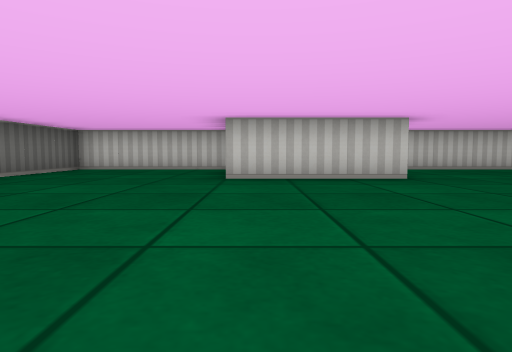
View 1 (above)

18 first-person views from a walk through a cub3D ray-caster map. The camera is about half as high as the walls, tilts 4° down and sees 75° across. The floor is counted in squares. Each view is taken from the middle of a square. On the plan, view 1 faces up. The plan holds only what a view shows up to about 9 squares ahead; the rest is blank.

View 2
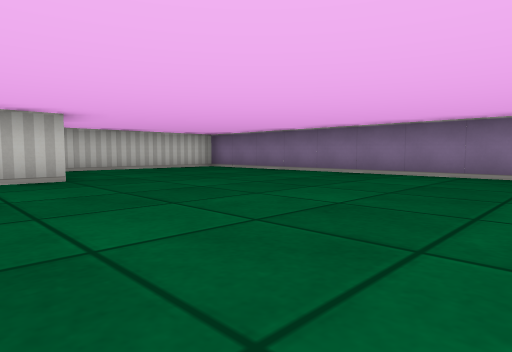

View 3
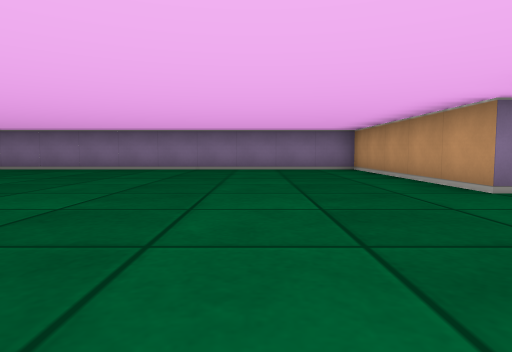

View 4
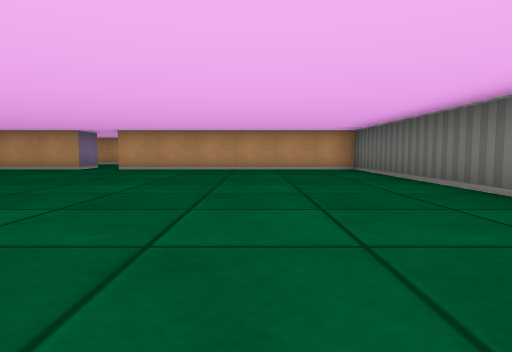

View 5
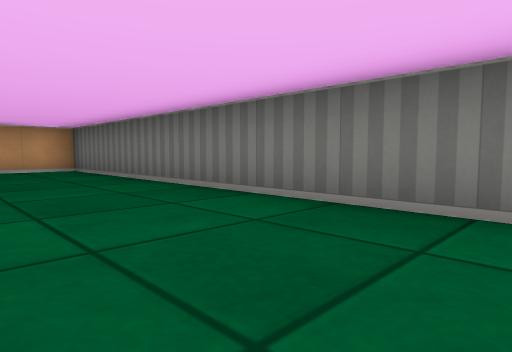

View 6
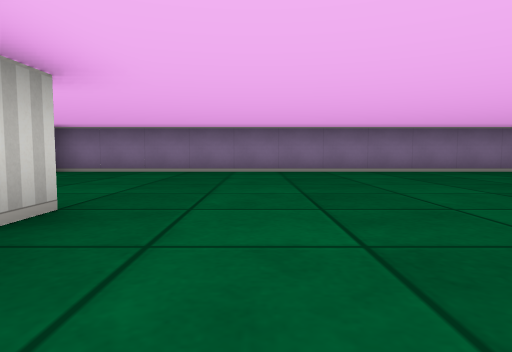

View 7
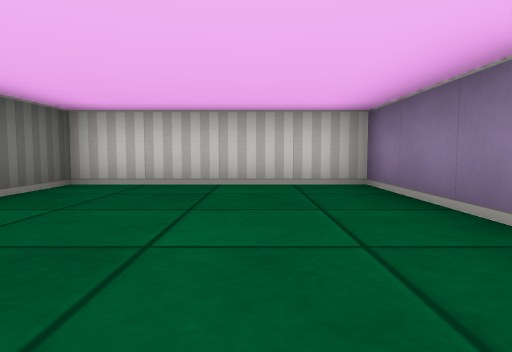

View 8
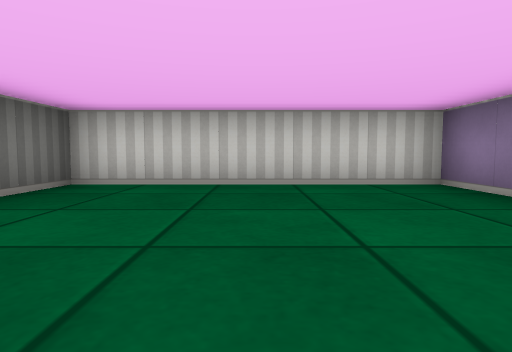

View 9
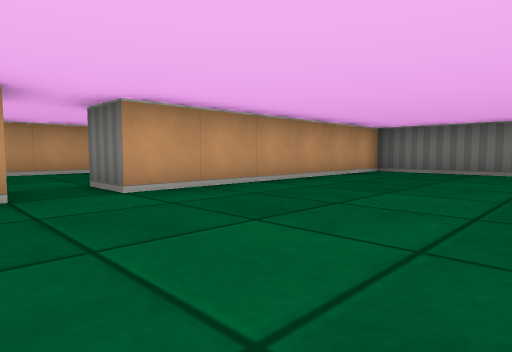

View 10
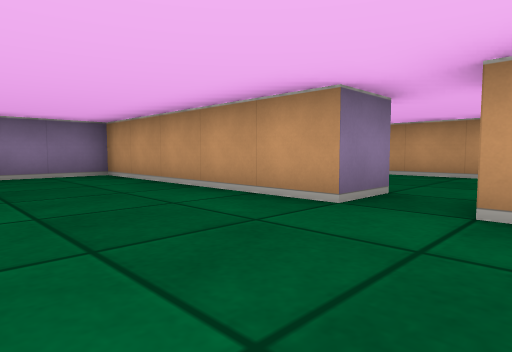

View 11
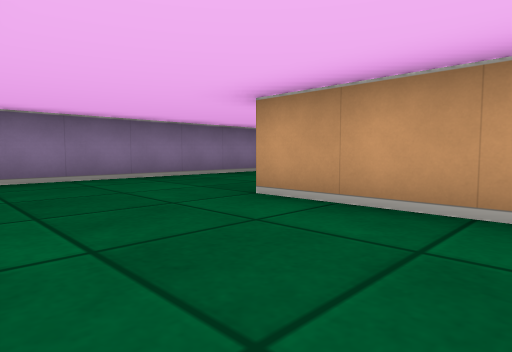

View 12
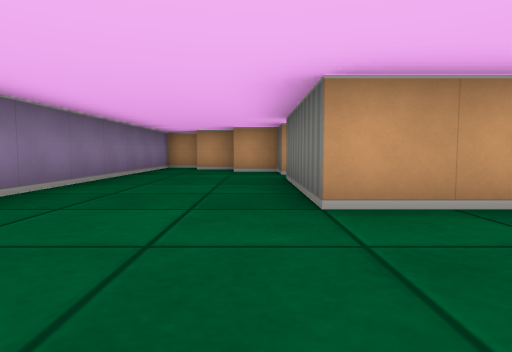

View 13
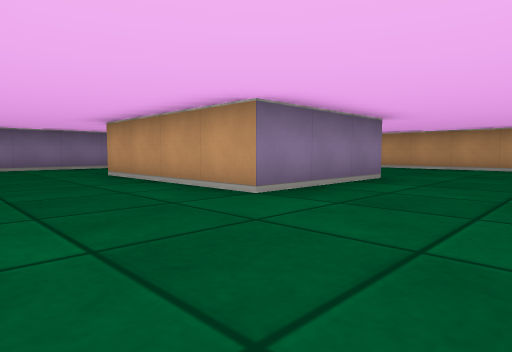

View 14
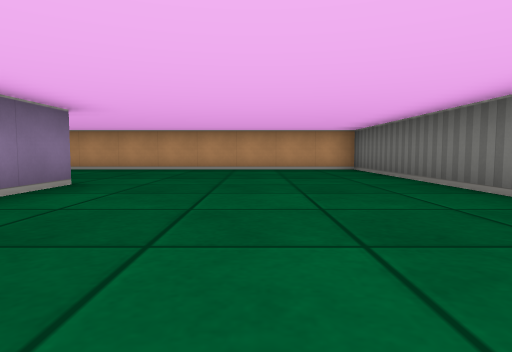

View 15
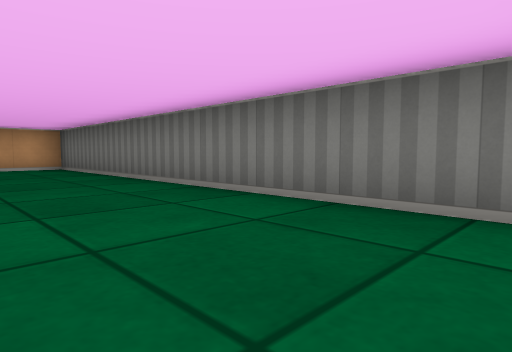

View 16
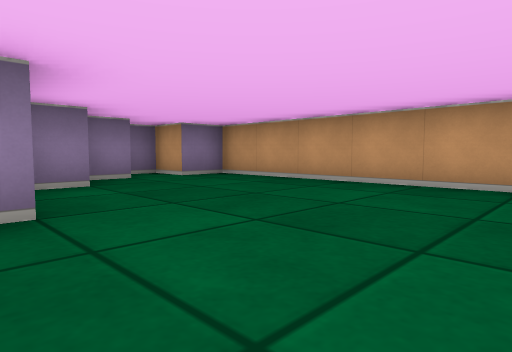

View 17
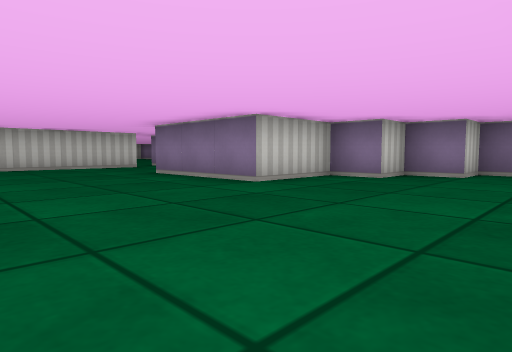

View 18
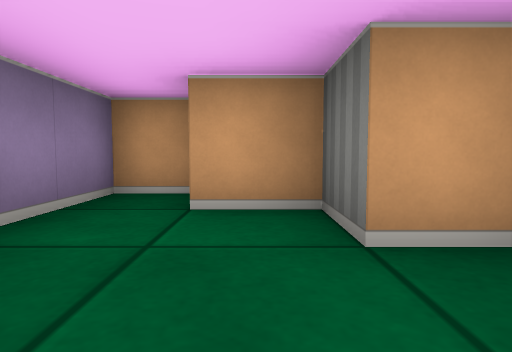

### Floor plan
Ten units are one square. View 1 is at (0, 0); x grows to the right and y downward. Boxes are objects, and circles mark ways between rooms. Rooms are numbered by the first view taken in them; rooms with no view inside come last. Other rooms are left out.
<svg viewBox="-50 -90 130 230">
<path fill="none" stroke="#000" d="M26 -55 -5 -55M-5 -59 -5 -85 -45 -85 -45 25 15 25M25 25 75 25 75 -85 25 -85 25 -71M4 35 -18 35M25 36 25 25M45 105 45 115 35 115 35 105 25 105 25 95 5 95 5 65 45 65 45 95M15 25 15 35M-45 42 -45 135 35 135 35 125 45 125 45 115 55 115 55 125 65 125M66 135 75 135 75 46"/>
<circle cx="20" cy="30" r="3" fill="#2a7"/>
<text x="20" y="-30">1</text>
<text x="0" y="80">2</text>
</svg>
Room 1 opens to room 2.

Where each view was taken, in squares from view 1:
view 1: 0 up, 0 right, facing up
view 2: 0 up, 1 right, facing up-right
view 3: 0 up, 1 left, facing right
view 4: 6 up, 2 left, facing down
view 5: 6 up, 2 left, facing down-left
view 6: 4 up, 0 right, facing right
view 7: 4 up, 2 left, facing up
view 8: 4 up, 5 right, facing up
view 9: 1 up, 3 right, facing down-left
view 10: 0 up, 1 right, facing down-right
view 11: 4 down, 2 right, facing down-right
view 12: 4 down, 5 right, facing down
view 13: 4 down, 2 left, facing down-right
view 14: 5 down, 2 left, facing down
view 15: 4 down, 2 left, facing down-left
view 16: 9 down, 2 left, facing down-right
view 17: 13 down, 3 left, facing up-right
view 18: 10 down, 6 right, facing down
